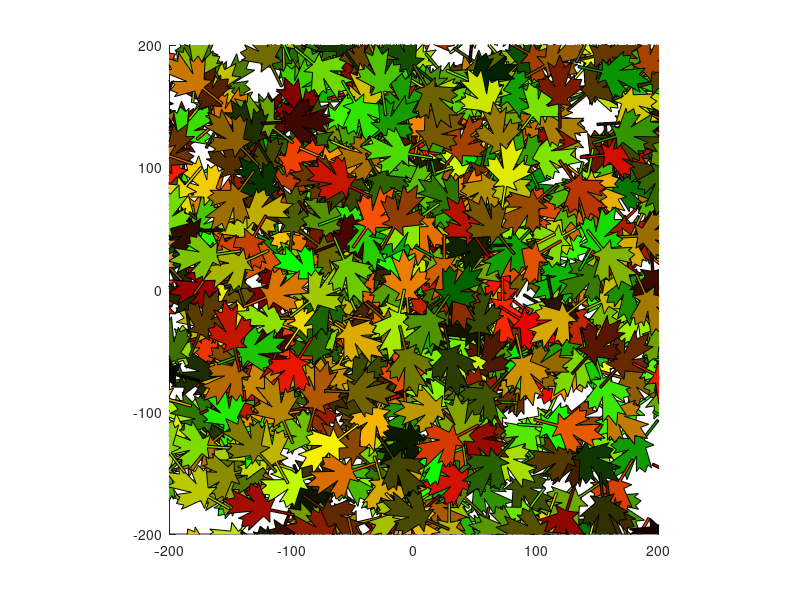

MATLAB code to generate this figure:
clear variables;close all;hold on;

% motif de base 
F0=2*[-0.5,-0.5,-5,-3,-10,-8,-9,-6,-6,-2,-5,-2,0,2,5,2,6,6,9,8,10,3,5,0.5,0.5;  % abscisses 
       0,10,9,12,17,17,20,20,22,17,27,25,30,25,27,17,22,20,20,17,17,12,9,10,0]; % ordonnées   
[m,n]=size(F0); 
  
% dimension du cadre d'affichage 
L=200;  
cadre=[-L,L,-L,L]; 
  
% affichage du motif de base 
color=[0,0,0]; 
fill(F0(1,:),F0(2,:),color); 
axis('equal'); 
axis(cadre);

question=3; 
switch question
    case 1
        u=[-80;60];
        F1=F0+u*ones(1,25);
        fill(F1(1,:),F1(2,:),[1,0,0]);
        axis equal
        
        n=[sqrt(2)/2;sqrt(2)/2];
        S=2*n*n'-diag([1 1]);
        F2=S*F1;
        fill(F2(1,:),F2(2,:),[0,1,0]);
        
        x=[-L,L];
        y=x;
        plot(x,y,'g--')
        
        R=[cos(-2*pi/3) -sin(-2*pi/3);sin(-2*pi/3) cos(-2*pi/3)];
        F3=R*F2;
        fill(F3(1,:),F3(2,:),[0,0,1]);
        
        r=norm(mean(F2'));
        
        t = 0:pi/50:2*pi;
        x1 = r * cos(t);
        y1 = r * sin(t);
        plot(x1,y1,'b--')
    case 2
        
        u=[-80;60];
        F1=F0+u*ones(1,25);
        fill(F1(1,:),F1(2,:),[1,0,0]);
        axis equal
        N=30;
        for k=1:N;
            
            n=[-1+2*rand;-1+2*rand];
            n=n/norm(n);
            S=2*n*n'-diag([1 1]);
            F2=S*F1;
            fill(F2(1,:),F2(2,:),[rand,rand,rand]);
        end
          
    case 3
        N=1000;
        u=[-80;60];
        L=200;
        F1=F0+u*ones(1,25);
        fill(F1(1,:),F1(2,:),[1,0,0]);
        axis equal
        for k=1:N;
            H=[-L+2*L*rand;-L+2*L*rand];
            ang=2*pi*rand;
            R=[cos(ang) -sin(ang);sin(ang) cos(ang)];
            F3=R*F1+H*ones(1,25);
            fill(F3(1,:),F3(2,:),[rand,rand,0]);
        end
            
            
   

end